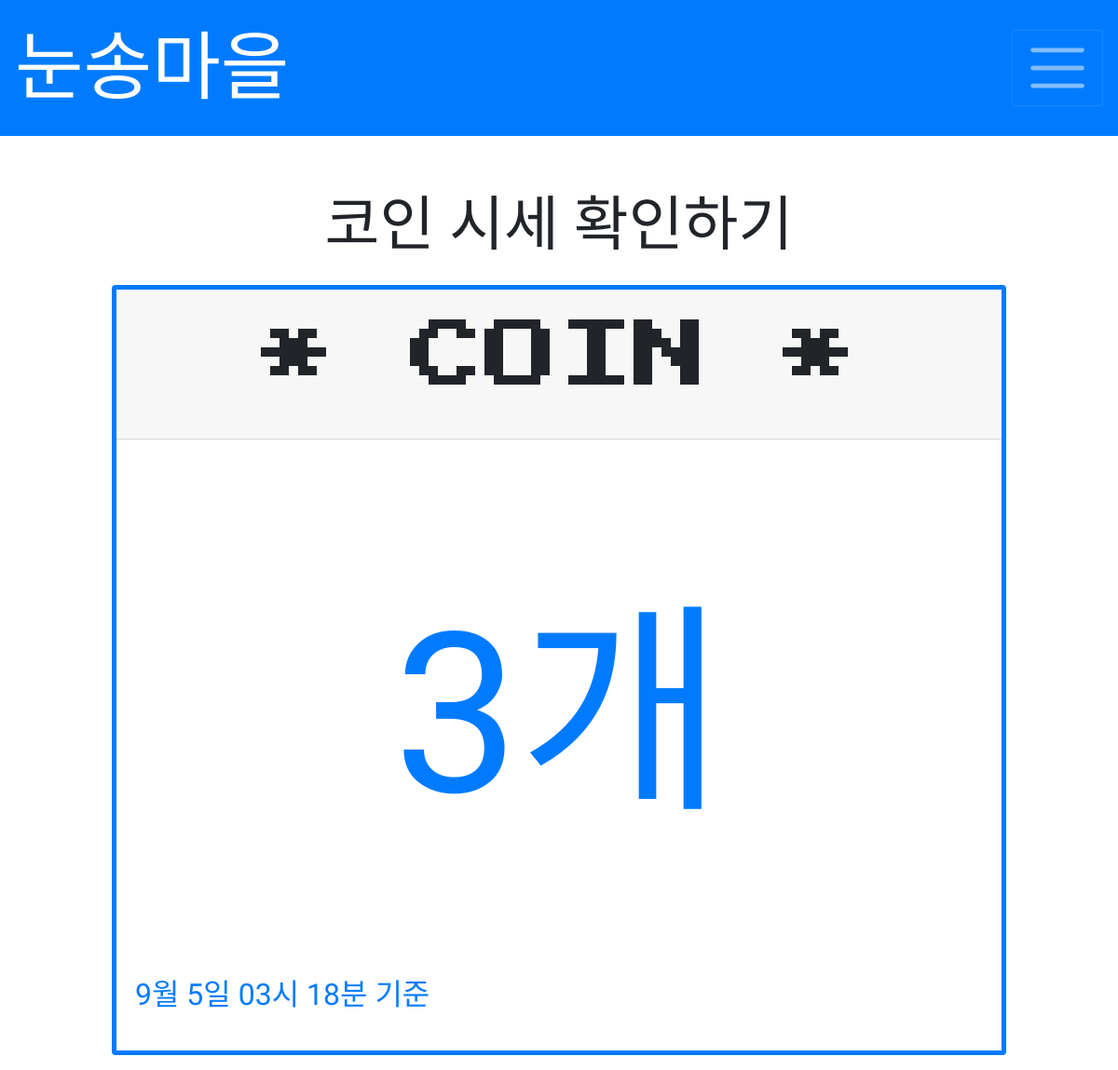
/, run on an earlier commit of the app's database.
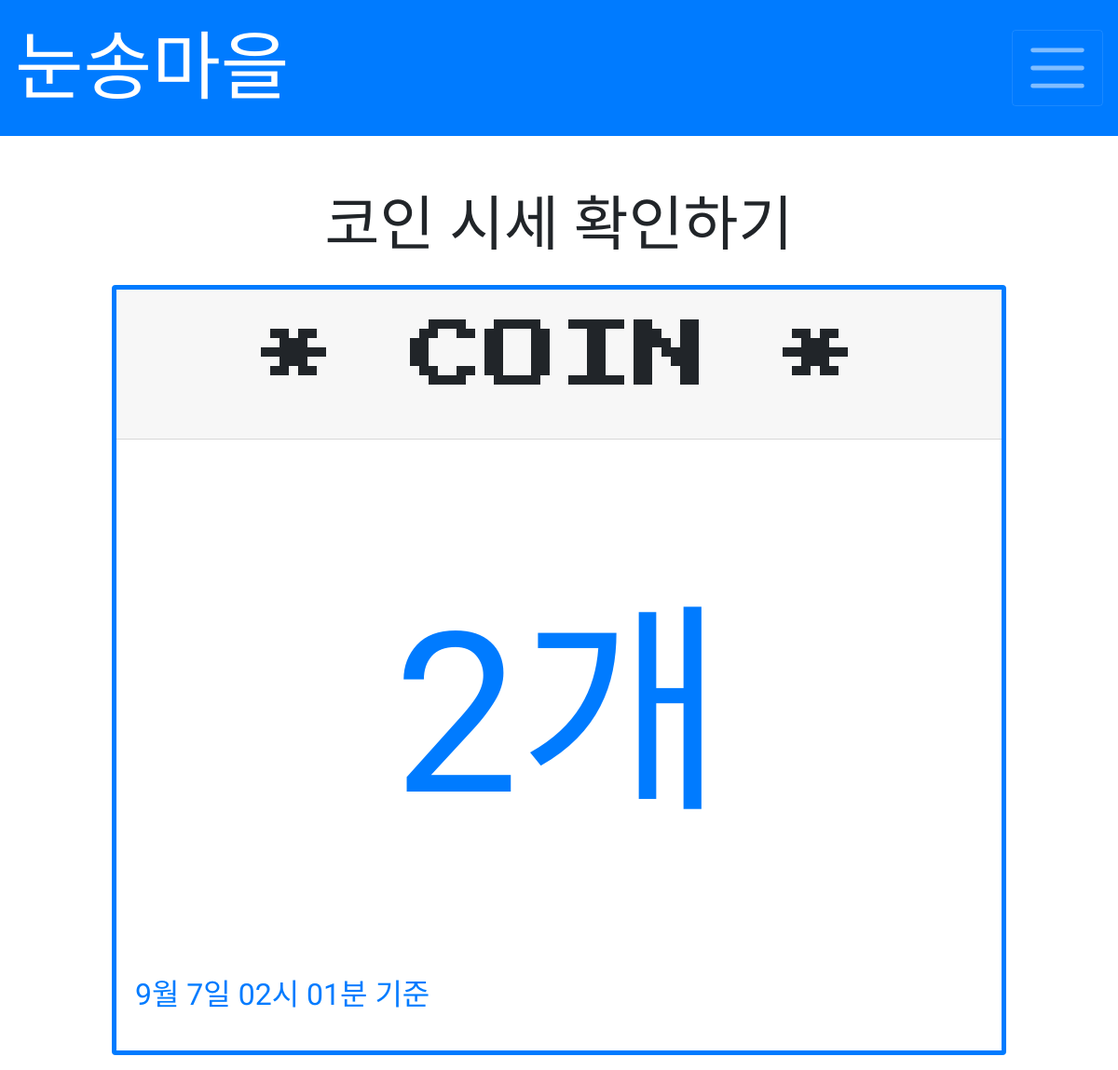
And on a later commit of the database.
### picker/models.py (models this page shows)
class Number(models.Model):
    number = models.IntegerField()
    created_at = models.DateTimeField(auto_now_add=True)

### picker/views.py (the view)
# urls.py: path('', views.result, name='result'),
def result(request):
    num = Number.objects.last()
    return render(request, 'result.html', {'num': num})

### picker/templates/result.html (shortened to what this page needs)
<body>
    {% extends 'base.html' %}
    {% block content %}
    <p class='text-center mt-5' style="font-family: 'Black Han Sans', sans-serif; font-size: 4rem;">코인 시세 확인하기</p>
    <div class="card border-primary mb-3 mx-auto" style="max-width: 80%; border-width: 5px;">
        <div class="card-header"><p class='text-center' style="font-size: 5rem; font-family: 'Press Start 2P', cursive;">* COIN *</p></div>
        <div class="card-body text-primary">
            <p class="card-title text-center my-5 py-5" style="font-size: 15rem; font-family: 'Black Han Sans', sans-serif;">{{num.number}}개</p>
            <p class="card-text" style="font-size: 2rem; font-family: 'Black Han Sans', sans-serif;">{{num.created_at|date:"n월 j일 h시 i분 기준"}}</p>
        </div>
    </div>
    {% endblock %}

What changed in the data, as far as the page shows it:
removed Number: number "3", created_at "9월 5일 03시 18분 기준"
added Number: number "2", created_at "9월 7일 02시 01분 기준"
